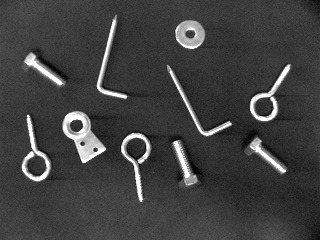
#> input picture img/img100.jpg, 320 x 240 px, given in place of 0.jpg, which was not available
$ python -i Practica1_2.py   (imports and definitions only)
#> lines starting #> are read from the running program, lines starting #| are printed output that depends on the picture; after the words box and inside, x2 and y2 are one past the last pixel; in counts of white or black regions, pixels touching at a corner belong together; pictures that were not available may be replaced by others from this repository, and a replacement may not be noted

import cv2
import matplotlib.pyplot as plt
import numpy as np
from scipy.ndimage import label
from sklearn.neighbors import KNeighborsClassifier
from sklearn.naive_bayes import MultinomialNB
from scipy.spatial import distance
import matplotlib.image as mpimg

def loadImage(numero):
    __path__ = 'C:\\Users\\User\\Desktop\\VA\\Vision-Artificial\\Parcial3\\img'
    img_path = f"{__path__}\\{numero}.jpg"

    if cv2.imread(img_path) is not None:
        img = cv2.imread(img_path)
        return img
    else:
        print(f"La imagen {numero}.jpg no existe en la carpeta especificada.")
        return None

def binarize(img_array, umbral=128):
    _, img_binaria = cv2.threshold(img_array, umbral, 255, cv2.THRESH_BINARY)
    return img_binaria

def cleanImage(img_binaria):
    # Morphological opening Erod->Dilate
    kernel_e = np.ones((2, 2), np.uint8)
    kernel_di = np.ones((5, 5), np.uint8)
    erode_img = cv2.erode(img_binaria, kernel_e, iterations=1)
    clean_img = cv2.dilate(erode_img, kernel_di, iterations=1)
    return clean_img

def countObjects(matriz_binaria):
    # Etiqueta las regiones conectadas
    labeled_array, num_features = label(matriz_binaria)
    return labeled_array, num_features

def calculateAPC(clean_image):
    contours, _ = cv2.findContours(
        clean_image, cv2.RETR_EXTERNAL, cv2.CHAIN_APPROX_SIMPLE)
    object_areas = []
    object_perimeters = []
    object_centroids = []

    for contour in contours:
        area = cv2.contourArea(contour)
        object_areas.append(round(area, 2))

        perimeter = cv2.arcLength(contour, closed=True)
        object_perimeters.append(round(perimeter, 2))

        M = cv2.moments(contour)
        if M['m00'] != 0:
            cX = int(M['m10'] / M['m00'])
            cY = int(M['m01'] / M['m00'])
            object_centroids.append((cX, cY))

    return object_areas, object_perimeters, object_centroids

def extract_features(contours, centroids):
    features = []
    for i in range(len(contours)):
        contour = contours[i]
        area = cv2.contourArea(contour)
        perimeter = cv2.arcLength(contour, closed=True)
        centroid = centroids[i]
        features.append([area, perimeter, centroid[0], centroid[1]])
    return features

def train_max_probability_classifier(features, labels):
    max_probability_classifier = MultinomialNB()
    max_probability_classifier.fit(features, labels)
    return max_probability_classifier

def train_euclidean_classifier(features, labels):
    def euclidean_classifier(x, y):
        # Asigna la etiqueta del objeto según su posición en la lista de características
        return labels[features.index(x)]

    return euclidean_classifier, features

def mahalanobis_classifier(features, labels):
    class_means = {}
    class_covariance = {}

    # Calcular la media y covarianza de cada clase
    for label in set(labels):
        class_features = [features[i]
                          for i in range(len(features)) if labels[i] == label]
        class_means[label] = np.mean(class_features, axis=0)

        # Calcular la matriz de covarianza con regularización
        cov = np.cov(class_features, rowvar=False)
        reg_cov = cov + np.identity(cov.shape[0]) * 1e-6
        class_covariance[label] = reg_cov

    def mahalanobis_distance(x, mean, cov):
        x_minus_mean = x - mean
        cov_inv = np.linalg.inv(cov)
        return np.sqrt(np.dot(np.dot(x_minus_mean, cov_inv), x_minus_mean))

    def predict(sample):
        distances = {}
        for label, mean in class_means.items():
            distances[label] = mahalanobis_distance(
                sample, mean, class_covariance[label])
        return min(distances, key=distances.get)

    return predict

def train_knn_classifier(features, labels, min_neighbors=1, max_neighbors=10):
    num_objects = len(set(labels))
    n_neighbors = min(max(min_neighbors, num_objects), max_neighbors)

    knn_classifier = KNeighborsClassifier(n_neighbors=n_neighbors)
    knn_classifier.fit(features, labels)
    return knn_classifier

# [124 lines left out: functions showImages, showImagesEuclidean, showImagesMahalanobis, showImagesKNN, not called in this run]

def train_all_classifiers(features, labels):
    classifiers = []

    # Entrenar clasificador de máxima probabilidad
    max_probability_classifier = train_max_probability_classifier(
        features, labels)
    classifiers.append(max_probability_classifier)

    # Entrenar clasificador euclidiano
    euclidean_classifier, _ = train_euclidean_classifier(features, labels)
    classifiers.append(euclidean_classifier)

    # Entrenar clasificador de Mahalanobis
    mahalanobis_features = np.array(features)
    mahalanobis_predictor = mahalanobis_classifier(
        mahalanobis_features, labels)
    classifiers.append(mahalanobis_predictor)

    # Entrenar clasificador KNN
    knn_classifier = train_knn_classifier(features, labels)
    classifiers.append(knn_classifier)

    # Agregar clasificador para objetos desconocidos
    unknown_labels = [0] * len(labels)  # Etiqueta 0 para objetos desconocidos
    unknown_classifier = train_max_probability_classifier(
        features, unknown_labels)
    classifiers.append(unknown_classifier)

    return classifiers

def tornillostrain():
    numero_imagen = 0
    imagen = loadImage(numero_imagen)

    if imagen is not None:
        img_gris = cv2.cvtColor(imagen, cv2.COLOR_BGR2GRAY)
        img_binaria = binarize(img_gris)
        cleaned_image = cleanImage(img_binaria)

        labeled_array, num_objects = countObjects(cleaned_image)

        obj_areas, obj_perimeters, obj_centroids = calculateAPC(cleaned_image)

        contours, _ = cv2.findContours(
            cleaned_image, cv2.RETR_EXTERNAL, cv2.CHAIN_APPROX_SIMPLE)
        features = extract_features(contours, obj_centroids)

        labels = [1] * len(contours)

        c1 = train_all_classifiers(features, labels)

        object_labels_max_probability = c1[0].predict(features)
        object_labels_euclidean = [c1[1](f1, f2)
                                   for f1 in features for f2 in features]
        object_labels_mahalanobis = [c1[2](f) for f in features]
        object_labels_knn = c1[3].predict(features)

        labelfinal = object_labels_euclidean, object_labels_mahalanobis, object_labels_euclidean, object_labels_max_probability

        object_names = {
            1: "tornillo",
        }

        print("\nEntrenar tornillos")
    return c1, features, labelfinal

def rondanatrain():
    numero_imagen = 4
    imagen = loadImage(numero_imagen)

    if imagen is not None:
        img_gris = cv2.cvtColor(imagen, cv2.COLOR_BGR2GRAY)
        img_binaria = binarize(img_gris)
        cleaned_image = cleanImage(img_binaria)

        labeled_array, num_objects = countObjects(cleaned_image)

        obj_areas, obj_perimeters, obj_centroids = calculateAPC(cleaned_image)

        contours, _ = cv2.findContours(
            cleaned_image, cv2.RETR_EXTERNAL, cv2.CHAIN_APPROX_SIMPLE)
        features = extract_features(contours, obj_centroids)
        labels = [1] * len(contours)

        c2 = train_all_classifiers(features, labels)

        object_labels_max_probability = c2[0].predict(features)
        object_labels_euclidean = [c2[1](f1, f2)
                                   for f1 in features for f2 in features]
        object_labels_mahalanobis = [c2[2](f) for f in features]
        object_labels_knn = c2[3].predict(features)

        labelfinal = object_labels_euclidean, object_labels_mahalanobis, object_labels_euclidean, object_labels_max_probability

        object_names = {
            1: "rondana",
        }

        print("\nEntrenar rondanas")


    return c2, features, labelfinal

def alcayatatrain():
    numero_imagen = 29
    imagen = loadImage(numero_imagen)

    if imagen is not None:
        img_gris = cv2.cvtColor(imagen, cv2.COLOR_BGR2GRAY)
        img_binaria = binarize(img_gris)
        cleaned_image = cleanImage(img_binaria)

        labeled_array, num_objects = countObjects(cleaned_image)

        obj_areas, obj_perimeters, obj_centroids = calculateAPC(cleaned_image)

        contours, _ = cv2.findContours(
            cleaned_image, cv2.RETR_EXTERNAL, cv2.CHAIN_APPROX_SIMPLE)
        features = extract_features(contours, obj_centroids)
        labels = [1] * len(contours)

        c3 = train_all_classifiers(features, labels)

        object_labels_max_probability = c3[0].predict(features)
        object_labels_euclidean = [c3[1](f1, f2)
                                   for f1 in features for f2 in features]
        object_labels_mahalanobis = [c3[2](f) for f in features]
        object_labels_knn = c3[3].predict(features)

        labelfinal = object_labels_euclidean, object_labels_mahalanobis, object_labels_euclidean, object_labels_max_probability

        object_names = {
            1: "alcayata",
        }

        print("\nEntrenar alcayatas")

    return c3, features, labelfinal

def armellastrain():
    numero_imagen = 9
    imagen = loadImage(numero_imagen)

    if imagen is not None:
        img_gris = cv2.cvtColor(imagen, cv2.COLOR_BGR2GRAY)
        img_binaria = binarize(img_gris)
        cleaned_image = cleanImage(img_binaria)

        labeled_array, num_objects = countObjects(cleaned_image)

        obj_areas, obj_perimeters, obj_centroids = calculateAPC(cleaned_image)


        contours, _ = cv2.findContours(
            cleaned_image, cv2.RETR_EXTERNAL, cv2.CHAIN_APPROX_SIMPLE)
        features = extract_features(contours, obj_centroids)
        labels = [1] * len(contours)

        c4 = train_all_classifiers(features, labels)

        object_labels_max_probability = c4[0].predict(features)
        object_labels_euclidean = [c4[1](f1, f2)
                                   for f1 in features for f2 in features]
        object_labels_mahalanobis = [c4[2](f) for f in features]
        object_labels_knn = c4[3].predict(features)

        labelfinal = object_labels_euclidean, object_labels_mahalanobis, object_labels_euclidean, object_labels_max_probability

        object_names = {
            1: "armellas",
        }

        print("\nEntrenar armellas")

    return c4, features, labelfinal

# [59 lines left out: functions colapatotrain, predict_by_feature_comparison, not called in this run]

def classify_objects(object_names):

    # Entrenar clasificadores y obtener características y etiquetas para cada tipo de objeto
    c1, features_tornillo, labels_tornillo = tornillostrain()
#> in loadImage, img is the input picture: shape (240, 320, 3); min 0, max 255, mean 65.4
#> in binarize, `_, img_binaria = cv2.threshold(img_array, umbral, 255, cv2.THRESH_BINA..`:
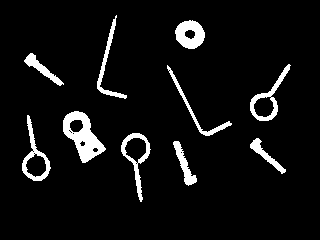
#> img_binaria: shape (240, 320); 6.4% white; 10 white regions, largest, box (x1, y1, x2, y2) and area: (63, 111, 106, 163) 1044, (175, 20, 205, 49) 590, (121, 133, 151, 202) 498
#> in cleanImage, `erode_img = cv2.erode(img_binaria, kernel_e, iterations=1)`: erode_img: shape (240, 320); 4.8% white; 12 white regions (2 under 20 px), largest, box (x1, y1, x2, y2) and area: (64, 112, 106, 163) 892, (176, 21, 205, 49) 511, (251, 65, 290, 121) 349
#> in cleanImage, `clean_img = cv2.dilate(erode_img, kernel_di, iterations=1)`: clean_img: shape (240, 320); 10.8% white; 10 white regions
#> in countObjects, `labeled_array, num_features = label(matriz_binaria)`:
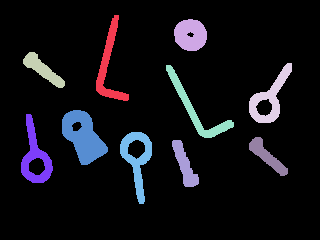
#> labeled_array: shape (240, 320) int32; 11 distinct labels, from 0 to 10; one colour per label, 0 black
#> in countObjects, `labeled_array, num_features = label(matriz_binaria)`: num_features = 10
#> in calculateAPC, `contours, _ = cv2.findContours( clean_image, cv2.RETR_EXTERNAL, cv2.CH..`: contours = 10 contours; largest, box (x1, y1, x2, y2) and area: (62, 110, 108, 165) 1434, (120, 132, 152, 204) 1088, (21, 114, 53, 183) 1044, (249, 63, 292, 123) 1039, (174, 19, 207, 51) 796
#> the loop in calculateAPC, `for contour in contours:` made 10 passes
#> (area, perimeter, cX, cY) on passes 1 to 10: (507, 127.6, 184, 164), (477.5, 122.1, 266, 155), (1087.5, 186.5, 136, 156), (1043.5, 177.3, 35, 158), (1433.5, 163.4, 82, 135), (726, 244.1, 195, 109), (1039, 173.7, 268, 99), (505, 121.5, 42, 69), (796.5, 105.5, 190, 34), (700.5, 235, 108, 64)
#> after the loop in calculateAPC, `for contour in contours:`: object_areas = [507, 477.5, 1087.5, 1043.5, 1433.5, 726, 1039, 505, 796.5, 700.5]; object_centroids = [(184, 164), (266, 155), (136, 156), (35, 158), (82, 135), (195, 109), (268, 99), (42, 69), (190, 34), (108, 64)]; object_perimeters = [127.6, 122.1, 186.5, 177.3, 163.4, 244.1, 173.7, 121.5, 105.5, 234.9]
#> in tornillostrain, `obj_areas, obj_perimeters, obj_centroids = calculateAPC(cleaned_image)`: obj_areas has the same summary as object_areas in calculateAPC; obj_perimeters has the same summary as object_perimeters in calculateAPC; obj_centroids has the same summary as object_centroids in calculateAPC
#> the loop in extract_features, `for i in range(len(contours)):` made 10 passes
#> after the loop in extract_features, `for i in range(len(contours)):`: features = [[507, 127.6, 184, 164], [477.5, 122.1, 266, 155], [1087.5, 186.5, 136, 156], [1043.5, 177.3, 35, 158], [1433.5, 163.4, 82, 135], [726, 244.1, 195, 109], [1039, 173.7, 268, 99], [505, 121.5, 42, 69], [796.5, 105.5, 190, 34], [700.5, 235, 108, 64]]
#> in tornillostrain, `labels = [1] * len(contours)`: labels = [1, 1, 1, 1, 1, 1, 1, 1, 1, 1]
#> in train_all_classifiers, `mahalanobis_features = np.array(features)`: mahalanobis_features has the same summary as features in extract_features
#> the loop in mahalanobis_classifier, `for label in set(labels):` made 1 pass
#> after the loop in mahalanobis_classifier, `for label in set(labels):`: class_covariance = {1: [[98075, 3893.4, -6877.3, 2604.5], [3893.4, 2278.2, -433.1, 52.49], [-6877.3, -433.1, 7070, 127], [2604.5, 52.49, 127, 2166.2]]}; class_means = {1: [831.6, 165.7, 150.6, 114.3]}
#> in train_knn_classifier, `num_objects = len(set(labels))`: num_objects = 1
#> in train_all_classifiers, `unknown_labels = [0] * len(labels)`: unknown_labels = [0, 0, 0, 0, 0, 0, 0, 0, 0, 0]
#> in tornillostrain, `c1 = train_all_classifiers(features, labels)`: c1 = 5 items
#> in tornillostrain, `object_labels_max_probability = c1[0].predict(features)`: object_labels_max_probability = [1, 1, 1, 1, 1, 1, 1, 1, 1, 1]
#> in tornillostrain, `object_labels_euclidean = [c1[1](f1, f2) for f1 in features for f2 in ..`: object_labels_euclidean = 100 values from 1 to 1
#> the loop in predict, `for label, mean in class_means.items():` made 1 pass
#> (label, mean, x_minus_mean in mahalanobis_distance) on pass 1: (1, [831.6, 165.7, 150.6, 114.3], [-324.6, -38.07, 33.4, 49.7])
#> after the loop in predict, `for label, mean in class_means.items():`: distances = {1: 1.72}
#> the loop in predict (call 2), `for label, mean in class_means.items():` made 1 pass
#> (label, mean, x_minus_mean in mahalanobis_distance) on pass 1: (1, [831.6, 165.7, 150.6, 114.3], [-354.1, -43.55, 115.4, 40.7])
#> in tornillostrain, `object_labels_mahalanobis = [c1[2](f) for f in features]`: object_labels_mahalanobis = [1, 1, 1, 1, 1, 1, 1, 1, 1, 1]
#> c1 = 5 items; features_tornillo has the same summary as features in extract_features
    c2, features_rondana, labels_rondana = rondanatrain()
#> call 2 of loadImage, with numero = 4
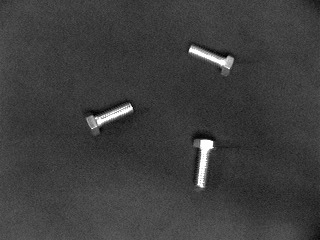
#> input picture img/img11.jpg, 320 x 240 px, given in place of 4.jpg, which was not available
#> in loadImage, img is the input picture: shape (240, 320, 3); min 0, max 255, mean 61.6
#> call 2 of binarize, with umbral = 128
#> in binarize (call 2), `_, img_binaria = cv2.threshold(img_array, umbral, 255, cv2.THRESH_BINA..`:
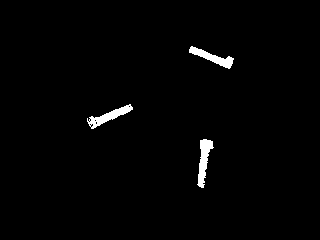
#> img_binaria: shape (240, 320); 1.5% white; 3 white regions, box (x1, y1, x2, y2) and area: (197, 139, 214, 188) 401, (87, 104, 133, 129) 369, (189, 46, 234, 69) 352
#> in cleanImage (call 2), `erode_img = cv2.erode(img_binaria, kernel_e, iterations=1)`:
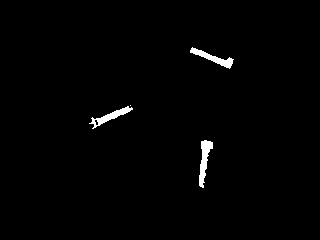
#> erode_img: shape (240, 320); 1.1% white; 4 white regions (1 under 20 px), largest, box (x1, y1, x2, y2) and area: (199, 140, 213, 188) 326, (190, 47, 234, 69) 282, (89, 106, 133, 129) 270
#> in cleanImage (call 2), `clean_img = cv2.dilate(erode_img, kernel_di, iterations=1)`:
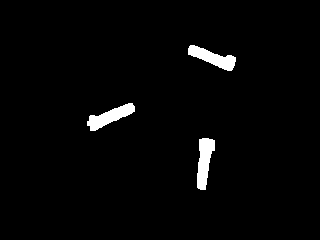
#> clean_img: shape (240, 320); 2.3% white; 3 white regions
#> in countObjects (call 2), `labeled_array, num_features = label(matriz_binaria)`:
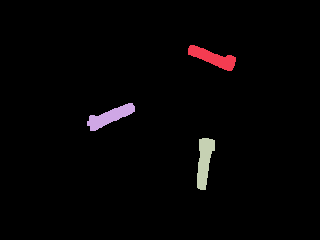
#> labeled_array: shape (240, 320) int32; 4 distinct labels, from 0 to 3; one colour per label, 0 black
#> in countObjects (call 2), `labeled_array, num_features = label(matriz_binaria)`: num_features = 3
#> in calculateAPC (call 2), `contours, _ = cv2.findContours( clean_image, cv2.RETR_EXTERNAL, cv2.CH..`: contours = 3 contours; box (x1, y1, x2, y2) and area: (197, 138, 215, 190) 545, (87, 103, 135, 131) 532, (188, 45, 236, 71) 517
#> the loop in calculateAPC (call 2), `for contour in contours:` made 3 passes
#> (area, perimeter, cX, cY) on passes 1 to 3: (545, 128.6, 204, 160), (532, 127.7, 109, 116), (517, 125.7, 212, 57)
#> in rondanatrain, `obj_areas, obj_perimeters, obj_centroids = calculateAPC(cleaned_image)`: obj_areas = [545, 532, 517]; obj_perimeters = [128.6, 127.7, 125.7]; obj_centroids = [(204, 160), (109, 116), (212, 57)]
#> the loop in extract_features (call 2), `for i in range(len(contours)):` made 3 passes
#> in rondanatrain, `features = extract_features(contours, obj_centroids)`: features = [[545, 128.6, 204, 160], [532, 127.7, 109, 116], [517, 125.7, 212, 57]]
#> in rondanatrain, `labels = [1] * len(contours)`: labels = [1, 1, 1]
#> the loop in mahalanobis_classifier (call 2), `for label in set(labels):` made 1 pass
#> in rondanatrain, `c2 = train_all_classifiers(features, labels)`: c2 = 5 items
#> in rondanatrain, `object_labels_max_probability = c2[0].predict(features)`: object_labels_max_probability = [1, 1, 1]
#> in rondanatrain, `object_labels_euclidean = [c2[1](f1, f2) for f1 in features for f2 in ..`: object_labels_euclidean = [1, 1, 1, 1, 1, 1, 1, 1, 1]
#> in rondanatrain, `object_labels_mahalanobis = [c2[2](f) for f in features]`: object_labels_mahalanobis = [1, 1, 1]
#> in rondanatrain, `labelfinal = object_labels_euclidean, object_labels_mahalanobis, objec..`: labelfinal = ([1, 1, 1, 1, 1, 1, 1, 1, 1], [1, 1, 1], [1, 1, 1, 1, 1, 1, 1, 1, 1], [1, 1, 1])
#> c2 = 5 items; features_rondana has the same summary as features in rondanatrain; labels_rondana has the same summary as labelfinal in rondanatrain
    c3, features_alcayata, labels_alcayata = alcayatatrain()
#> in alcayatatrain, `labeled_array, num_objects = countObjects(cleaned_image)`: num_objects = 3
#> in alcayatatrain, `obj_areas, obj_perimeters, obj_centroids = calculateAPC(cleaned_image)`: obj_areas = [545, 532, 517]; obj_perimeters = [128.6, 127.7, 125.7]; obj_centroids = [(204, 160), (109, 116), (212, 57)]
#> in alcayatatrain, `labels = [1] * len(contours)`: labels = [1, 1, 1]
#> in alcayatatrain, `c3 = train_all_classifiers(features, labels)`: c3 = 5 items
#> in alcayatatrain, `object_labels_max_probability = c3[0].predict(features)`: object_labels_max_probability = [1, 1, 1]
#> in alcayatatrain, `object_labels_euclidean = [c3[1](f1, f2) for f1 in features for f2 in ..`: object_labels_euclidean = [1, 1, 1, 1, 1, 1, 1, 1, 1]
#> in alcayatatrain, `object_labels_mahalanobis = [c3[2](f) for f in features]`: object_labels_mahalanobis = [1, 1, 1]
#> c3 = 5 items; features_alcayata has the same summary as features in rondanatrain; labels_alcayata has the same summary as labelfinal in rondanatrain
    c4, features_armellas, labels_armellas = armellastrain()
    c5, features_colapato, labels_colapato = colapatotrain()

    reference_features = {
        1: features_tornillo,
        2: features_rondana,
        3: features_alcayata,
        4: features_armellas,
        5: features_colapato,
    }

    while True:
        numero_imagen = int(input("¿Qué imagen deseas ver?: "))
        imagen = loadImage(numero_imagen)
        imagen2 = loadImage(numero_imagen)

        if imagen is not None:
            img_gris = cv2.cvtColor(imagen, cv2.COLOR_BGR2GRAY)
            img_binaria = binarize(img_gris)
            cleaned_image = cleanImage(img_binaria)

            labeled_array, num_objects = countObjects(cleaned_image)

            obj_areas, obj_perimeters, obj_centroids = calculateAPC(
                cleaned_image)

            print(f"Hay {num_objects} objetos en la imagen.")

            # Encuentra los contornos en la imagen
            contours, _ = cv2.findContours(
                cleaned_image, cv2.RETR_EXTERNAL, cv2.CHAIN_APPROX_SIMPLE)

            # Extrae características de los objetos en la imagen
            features = extract_features(contours, obj_centroids)

            # Predice los objetos usando los clasificadores de referencia
            object_predictions = predict_by_feature_comparison(
                features, reference_features, object_names)

            # Imprime las predicciones
            for prediction in object_predictions:
                print(prediction)

            repeticion = {}

            for prediction, count in repeticion.items():
                    print(f"{prediction}: {count} veces")

            for prediction in object_predictions:
                if prediction in repeticion:
                    repeticion[prediction] += 1
                else:
                    repeticion[prediction] = 1

            max_item = sorted(repeticion.items(), key=lambda x:x[1], reverse=True)
            print(dict(max_item))

            for i, centroid in enumerate(obj_centroids):
                cX, cY = centroid
                label = object_predictions[i]
                cv2.circle(imagen, (cX, cY), 5, (0, 255, 0), -1)
                cv2.putText(imagen, label, (cX - 25, cY - 25),
                            cv2.FONT_HERSHEY_SIMPLEX, 0.5, (0, 255, 0), 2)

            cv2.imshow("Imagen Final", imagen)
            cv2.waitKey(0)
            cv2.destroyAllWindows()

            cv2.imshow("Imagen Final", imagen2)
            cv2.waitKey(0)
            cv2.destroyAllWindows()


            searchObjects_classified(max_item, object_names)


        continuar = input("¿Quieres ver otra imagen? (si/no): ")
        if continuar.lower() != 'si':
            print("¡Hasta luego!")
            break

# [204 lines left out: functions searchObjects, searchObjects_classified, main, not called in this run]

# [2 lines not run here, left out]

#> (the run stopped early here; a loop or call above may not have finished)
